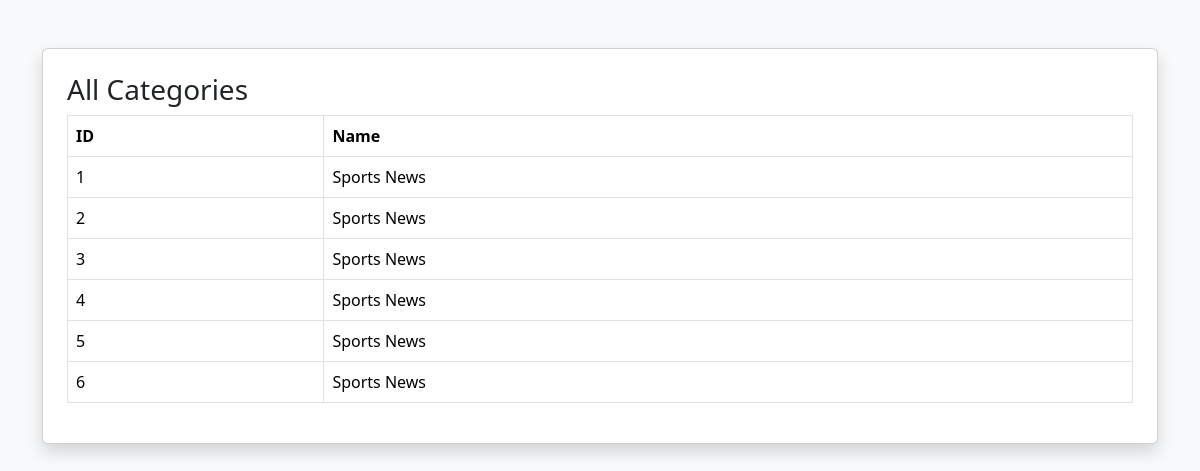
The app's page /categories.php (signed in) with its own data.
### tables this page shows
CREATE TABLE `categories` (
  `id` int(11) NOT NULL,
  `category_name` varchar(100) NOT NULL
);

### categories.php (the view, shortened to what this page needs)
<?php
include "db.php";
$result = mysqli_query($conn, "SELECT * FROM categories");
?>
<!DOCTYPE html>
<html>
<head>
    <link href="https://cdn.jsdelivr.net/npm/bootstrap@5.3.3/dist/css/bootstrap.min.css" rel="stylesheet">
</head>
<body class="bg-light">
<div class="container mt-5">
    <div class="card p-4 shadow">
        <h3>All Categories</h3>
        <table class="table table-bordered">
            <tr>
                <th>ID</th>
                <th>Name</th>
            </tr>
            <?php while($row = mysqli_fetch_assoc($result)) { ?>
            <tr>
                <td><?php echo $row['id']; ?></td>
                <td><?php echo $row['category_name']; ?></td>
            </tr>
            <?php } ?>
        </table>
    </div>
</div>
</body>
</html>

### records on screen
categories: id "1", category_name "Sports News"
categories: id "2", category_name "Sports News"
categories: id "3", category_name "Sports News"
categories: id "4", category_name "Sports News"
categories: id "5", category_name "Sports News"
categories: id "6", category_name "Sports News"
